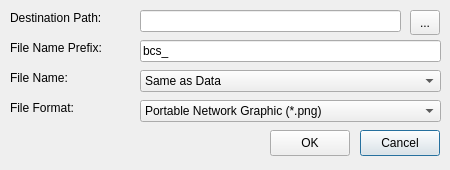
<?xml version="1.0" encoding="UTF-8"?>
<ui version="4.0">
 <class>ExportDialog</class>
 <widget class="QDialog" name="ExportDialog">
  <property name="geometry">
   <rect>
    <x>0</x>
    <y>0</y>
    <width>450</width>
    <height>170</height>
   </rect>
  </property>
  <property name="windowTitle">
   <string>Export Barcodes</string>
  </property>
  <widget class="QLineEdit" name="linDestPath">
   <property name="geometry">
    <rect>
     <x>140</x>
     <y>10</y>
     <width>261</width>
     <height>22</height>
    </rect>
   </property>
  </widget>
  <widget class="QLineEdit" name="linPrefix">
   <property name="geometry">
    <rect>
     <x>140</x>
     <y>40</y>
     <width>301</width>
     <height>22</height>
    </rect>
   </property>
   <property name="text">
    <string>bcs_</string>
   </property>
  </widget>
  <widget class="QComboBox" name="cmbFileName">
   <property name="geometry">
    <rect>
     <x>140</x>
     <y>70</y>
     <width>301</width>
     <height>22</height>
    </rect>
   </property>
   <item>
    <property name="text">
     <string>Same as Data</string>
    </property>
   </item>
   <item>
    <property name="text">
     <string>Serial Number</string>
    </property>
   </item>
  </widget>
  <widget class="QComboBox" name="cmbFileFormat">
   <property name="geometry">
    <rect>
     <x>140</x>
     <y>100</y>
     <width>301</width>
     <height>22</height>
    </rect>
   </property>
   <item>
    <property name="text">
     <string>Portable Network Graphic (*.png)</string>
    </property>
   </item>
   <item>
    <property name="text">
     <string>Encapsulated Post Script (*.eps)</string>
    </property>
   </item>
   <item>
    <property name="text">
     <string>Graphics Interchange Format (*.gif)</string>
    </property>
   </item>
   <item>
    <property name="text">
     <string>Scalable Vector Graphic (*.svg)</string>
    </property>
   </item>
   <item>
    <property name="text">
     <string>Windows Bitmap (*.bmp)</string>
    </property>
   </item>
   <item>
    <property name="text">
     <string>ZSoft PC Painter Image (*.pcx)</string>
    </property>
   </item>
  </widget>
  <widget class="QToolButton" name="btnDestPath">
   <property name="geometry">
    <rect>
     <x>410</x>
     <y>10</y>
     <width>30</width>
     <height>25</height>
    </rect>
   </property>
   <property name="text">
    <string>...</string>
   </property>
  </widget>
  <widget class="QLabel" name="label">
   <property name="geometry">
    <rect>
     <x>10</x>
     <y>10</y>
     <width>121</width>
     <height>16</height>
    </rect>
   </property>
   <property name="text">
    <string>Destination Path:</string>
   </property>
  </widget>
  <widget class="QLabel" name="label_2">
   <property name="geometry">
    <rect>
     <x>10</x>
     <y>40</y>
     <width>111</width>
     <height>16</height>
    </rect>
   </property>
   <property name="text">
    <string>File Name Prefix:</string>
   </property>
  </widget>
  <widget class="QLabel" name="label_3">
   <property name="geometry">
    <rect>
     <x>10</x>
     <y>70</y>
     <width>111</width>
     <height>16</height>
    </rect>
   </property>
   <property name="text">
    <string>File Name:</string>
   </property>
  </widget>
  <widget class="QLabel" name="label_4">
   <property name="geometry">
    <rect>
     <x>10</x>
     <y>100</y>
     <width>111</width>
     <height>16</height>
    </rect>
   </property>
   <property name="text">
    <string>File Format:</string>
   </property>
  </widget>
  <widget class="QPushButton" name="btnCancel">
   <property name="geometry">
    <rect>
     <x>360</x>
     <y>130</y>
     <width>80</width>
     <height>26</height>
    </rect>
   </property>
   <property name="text">
    <string>Cancel</string>
   </property>
  </widget>
  <widget class="QPushButton" name="btnOK">
   <property name="geometry">
    <rect>
     <x>270</x>
     <y>130</y>
     <width>80</width>
     <height>26</height>
    </rect>
   </property>
   <property name="text">
    <string>OK</string>
   </property>
  </widget>
 </widget>
 <resources/>
 <connections/>
</ui>
